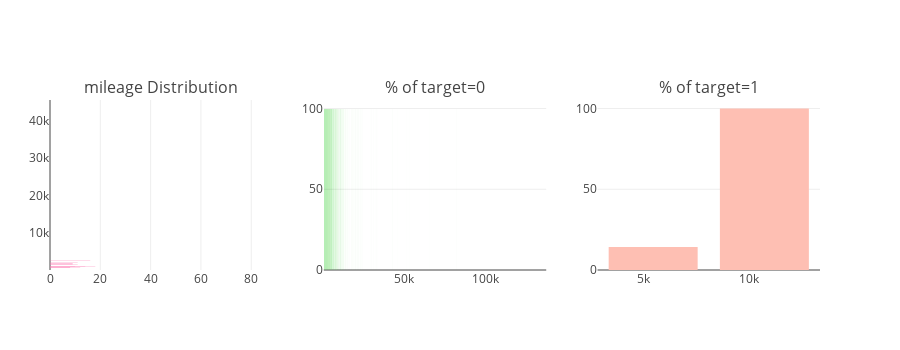

Notebook code for this chart:
### Code cell
catAndTrgt(merge_df, "mileage")

### Figure 1 — Plotly figure (JSON) as saved in the notebook; plotly's stock layout.template omitted (floating-point values rounded to 4 significant figures; data arrays with more than 128 entries replaced by an {"elided": "..."} marker saying what was removed)
{"data": [{"marker": {"color": "#f975ae"}, "orientation": "h", "type": "bar", "uid": "98d911e2-940e-11e8-9c99-6c40089fb510", "x": [8, 8, 8, 8, 8, 8, 8, 8, 8, 8, 8, 8, 8, 8, 8, 8, 8, 8, 8, 8, 8, 8, 8, 8, 8, 8, 8, 9, 9, 9, 9, 9, 9, 9, 9, 9, 9, 9, 9, 9, 9, 9, 9, 9, 9, 9, 9, 9, 9, 9, 9, 10, 10, 10, 10, 10, 10, 10, 10, 10, 11, 11, 11, 11, 11, 11, 11, 11, 11, 11, 11, 11, 11, 12, 12, 12, 12, 12, 12, 12, 12, 12, 12, 12, 13, 13, 13, 13, 13, 14, 14, 14, 14, 16, 16, 16, 18, 21, 21, 84], "xaxis": "x", "y": [820, 800, 1880, 2820, 2020, 740, 660, 590, 3810, 830, 2050, 2060, 2150, 2230, 2350, 120, 770, 840, 1510, 1270, 3160, 960, 1030, 1440, 900, 1190, 1110, 1370, 1390, 1960, 690, 2680, 2520, 1280, 2370, 650, 680, 1810, 1690, 1180, 2810, 1710, 780, 1850, 940, 45500, 2480, 1730, 1800, 1600, 1340, 1130, 1040, 1350, 670, 720, 1010, 2390, 1780, 2280, 2130, 1610, 1240, 1460, 1220, 4660, 1310, 910, 970, 750, 850, 580, 710, 110, 730, 1410, 1070, 1100, 1590, 1550, 1230, 3260, 1120, 1380, 570, 1640, 640, 1250, 760, 100, 930, 1210, 620, 2600, 1050, 1320, 1060, 600, 560, 550], "yaxis": "y"}, {"marker": {"color": "#96D38C"}, "name": "Target : 0", "type": "bar", "uid": "98dab728-940e-11e8-b789-6c40089fb510", "x": {"elided": "760 int values"}, "xaxis": "x2", "y": {"elided": "760 float values"}, "yaxis": "y2"}, {"marker": {"color": "#FEBFB3"}, "name": "Target : 1", "type": "bar", "uid": "98dc1b1a-940e-11e8-ba59-6c40089fb510", "x": [5470, 10720], "xaxis": "x3", "y": [14.29, 100], "yaxis": "y3"}], "layout": {"annotations": [{"font": {"size": 16}, "showarrow": false, "text": "mileage Distribution", "x": 0.1444, "xanchor": "center", "xref": "paper", "y": 1, "yanchor": "bottom", "yref": "paper"}, {"font": {"size": 16}, "showarrow": false, "text": "% of target=0", "x": 0.5, "xanchor": "center", "xref": "paper", "y": 1, "yanchor": "bottom", "yref": "paper"}, {"font": {"size": 16}, "showarrow": false, "text": "% of target=1", "x": 0.8556, "xanchor": "center", "xref": "paper", "y": 1, "yanchor": "bottom", "yref": "paper"}], "height": 350, "margin": {"l": 50}, "showlegend": false, "xaxis": {"anchor": "y", "domain": [0, 0.2889]}, "xaxis2": {"anchor": "y2", "domain": [0.3556, 0.6444]}, "xaxis3": {"anchor": "y3", "domain": [0.7111, 1]}, "yaxis": {"anchor": "x", "domain": [0, 1]}, "yaxis2": {"anchor": "x2", "domain": [0, 1]}, "yaxis3": {"anchor": "x3", "domain": [0, 1]}}}
